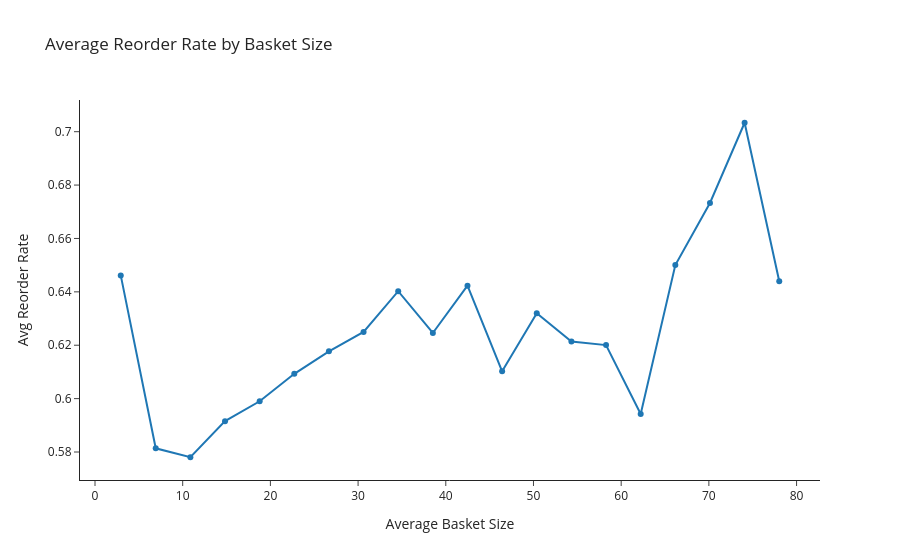

Notebook source saved alongside this figure:
### Markdown cell above
Are customers who fill larger baskets also more loyal? We bin customers
by their average basket size and compute the mean reorder rate per bin.

### Code cell
# Bin basket sizes and compute average reorder rate per bin
customers_clean = customers.dropna(subset=["avg_basket_size", "reorder_rate"])
customers_clean = customers_clean.copy()
customers_clean["basket_bin"] = pd.cut(customers_clean["avg_basket_size"], bins=20)
basket_reorder = (
    customers_clean.groupby("basket_bin", observed=True)["reorder_rate"]
    .mean()
    .reset_index()
)
basket_reorder["basket_bin_mid"] = basket_reorder["basket_bin"].apply(lambda x: x.mid)

fig = px.line(
    basket_reorder,
    x="basket_bin_mid",
    y="reorder_rate",
    title="Average Reorder Rate by Basket Size",
    labels={
        "basket_bin_mid": "Average Basket Size",
        "reorder_rate": "Avg Reorder Rate",
    },
    markers=True,
)
fig.show()

### Figure 1 — Plotly figure (JSON) as saved in the notebook; plotly's stock layout.template omitted (floating-point values rounded to 4 significant figures)
{"data": [{"hovertemplate": "Average Basket Size=%{x}<br>Avg Reorder Rate=%{y}<extra></extra>", "legendgroup": "", "line": {"color": "#1F77B4", "dash": "solid"}, "marker": {"symbol": "circle"}, "mode": "lines+markers", "name": "", "orientation": "v", "showlegend": false, "type": "scatter", "x": [2.936, 6.925, 10.88, 14.82, 18.77, 22.73, 26.67, 30.62, 34.58, 38.52, 42.48, 46.42, 50.38, 54.33, 58.27, 62.23, 66.18, 70.12, 74.07, 78.03], "xaxis": "x", "y": [0.6462, 0.5814, 0.578, 0.5916, 0.599, 0.6093, 0.6177, 0.625, 0.6402, 0.6246, 0.6423, 0.6102, 0.632, 0.6214, 0.6201, 0.5942, 0.65, 0.6733, 0.7033, 0.644], "yaxis": "y"}], "layout": {"legend": {"tracegroupgap": 0}, "title": {"text": "Average Reorder Rate by Basket Size"}, "xaxis": {"anchor": "y", "domain": [0, 1], "title": {"text": "Average Basket Size"}}, "yaxis": {"anchor": "x", "domain": [0, 1], "title": {"text": "Avg Reorder Rate"}}}}
